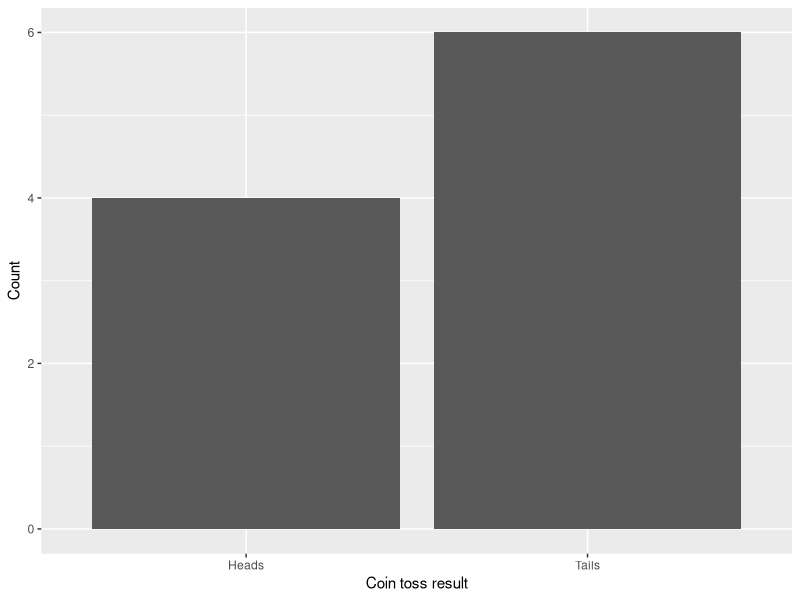
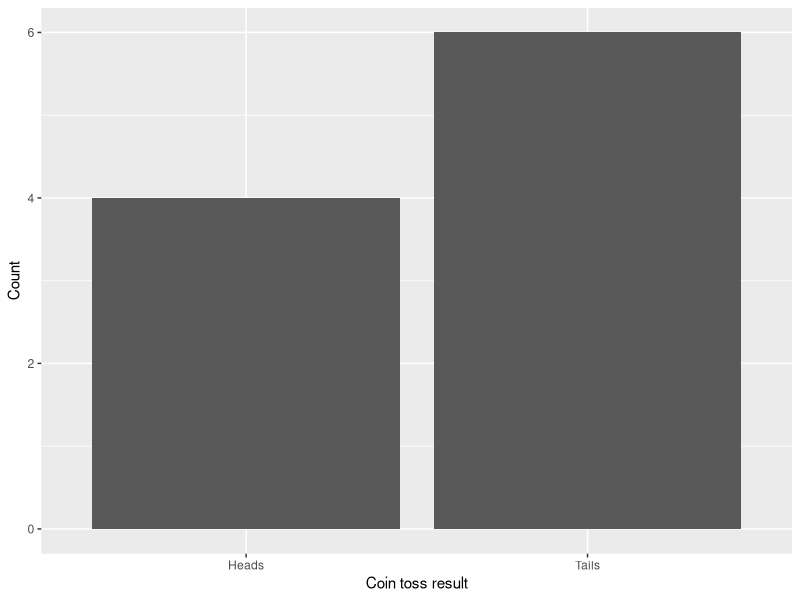
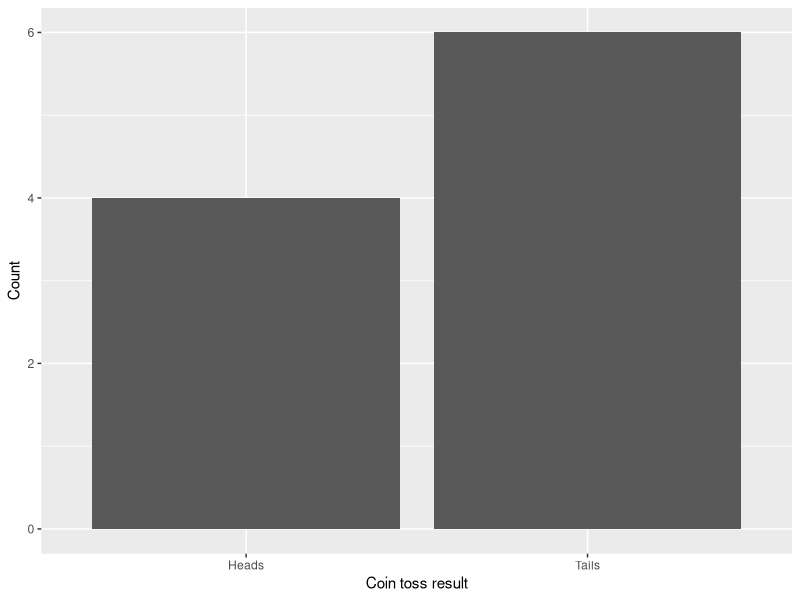
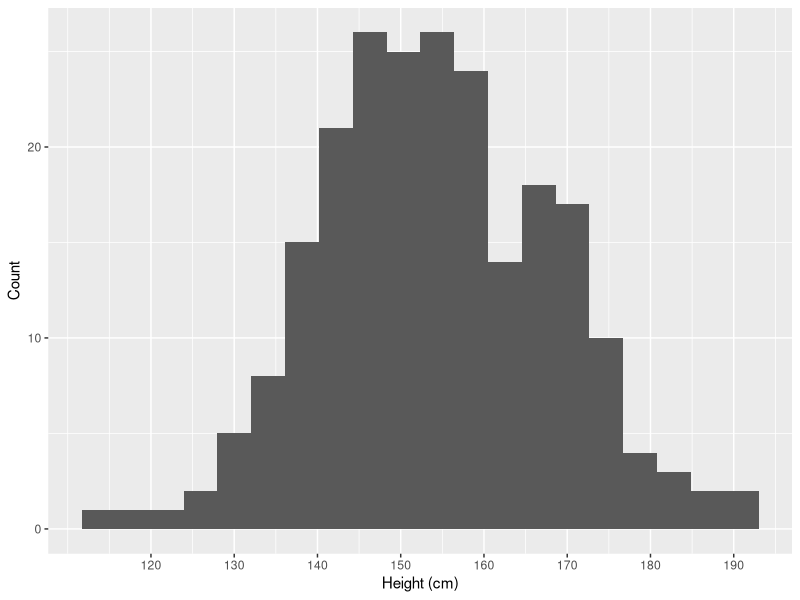

These figures' R source, in order:
## ---- chunk 1
library(tidyverse)
library(kableExtra)
## ---- chunk 2
set.seed(1066)
df <- tibble(
    dat = factor(rbinom(10, 1, 0.5))
)
bp <- df %>%
    ggplot(., aes(x=dat)) +
    geom_bar() +
    labs(x = "Coin toss result", y = "Count") +
    scale_x_discrete(labels = c("Heads", "Tails"))


bp
## ---- chunk 3
bp
## ---- chunk 4
bp
## ---- chunk 5
set.seed(1984)
df2 <- tibble(
    dat = rnorm(225, 155, 15)
)
hp <- df2 %>%
    ggplot(., aes(x=dat)) +
    geom_histogram(bins = 20) +
    labs(x = "Height (cm)", y = "Count") +
    scale_x_continuous(breaks = c(120, 130, 140, 150, 160, 170, 180, 190, 200))

hp
## ---- chunk 6
ex1 <- tibble(
    ID = c(paste("ID", 101:250, sep = "")),
    Degree = factor(sample(c("Psych", "Ling", "Phil", "Joint"), 
                           150, replace=T, prob=c(.3,.3,.3,.1))),
    StatsScore = round(rnorm(150, 66, 7),0)
)
## ---- chunk 7
ex1[1:10,]
## ---- chunk 8
kableExtra::kable_styling(knitr::kable(ex1[1:10,]), font_size = 22)
## ---- chunk 9
table(ex1$Degree)
## ---- chunk 10
ex1 %>%
    summarise(
        median = median(StatsScore)
    )
## ---- chunk 11
ex1 %>%
    summarise(
        median = median(StatsScore),
        mean = mean(StatsScore)
    )
## ---- chunk 12
tbl16 <- tibble::tribble(
~`Measure`, ~`Strength`, ~`Weakness`,
"Mode","Actually occurs in our data","Not algebraically calculable",
" ","Unaffected by extreme values","Probably does not exist for true continuous data (think reaction time)",
"Median","No assumptions about interval value of data","Not relatable to measures of dispersion (see next week)",
" ","Unaffected by extreme values"," ",
"Mean","Algebraically tractable","Sensitive to extreme values",
" ","Related to measures of dispersion (see next week)","Assumes data are interval or better",
" "," ","Possible no case in your data takes the value of the mean"
)

kableExtra::kable_styling(knitr::kable(tbl16), font_size = 22)
## ---- chunk 13
tbl18 <- tibble::tribble(
~`Variable Type`, ~`Central Tendency`,
"Categorical (Nominal)","Mode",
"Categorical (Ordered)","Mode/Median",
"Continuous","Mean (any in fact)",
"Count","Mode (mean)"
)

kableExtra::kable_styling(knitr::kable(tbl18), font_size = 26)
